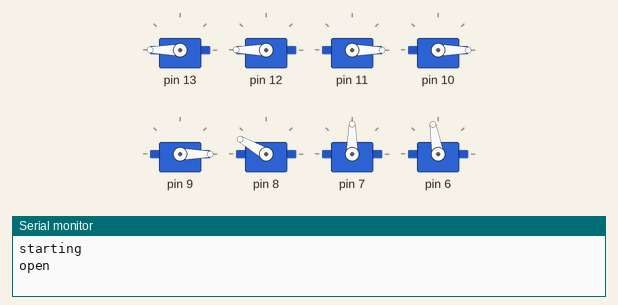
Recording of a sketch running on a simulated Arduino Uno, built with avr-gcc and run on an emulated ATmega328P. On the bench: 8 × servo, the last lines printed to the serial monitor.

Above: at 0.05 s.
At 4.0 s:
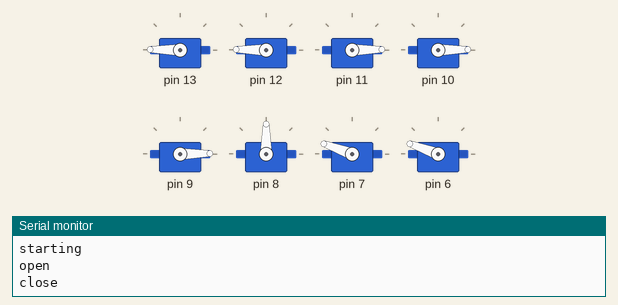
Timing chart, 0 to 5.2 s (numbered marks = the images above):
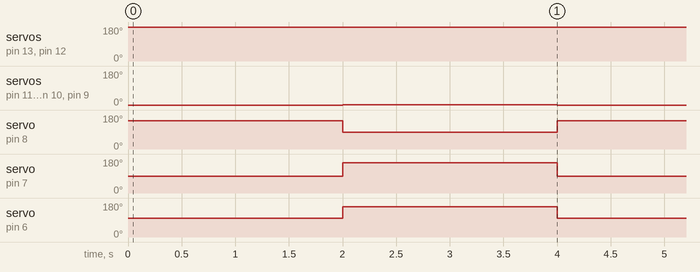

The sketch:

servo_test.ino
```cpp
#include <Servo.h>
#include "../hand_movement.h"

void setup() {
  // put your setup code here, to run once:
  Serial.begin(9600);

  setup_hand();

  Serial.println("starting");
}

void loop() {
  // put your main code here, to run repeatedly:
  open_hand();
  delay(2000);

  close_hand();
  delay(2000);
}
```

Measured:
- by itself, servo on pin 13, servo on pin 12: alternates 180° for 2.0 s and 179° for 2.0 s
- by itself, servo on pin 11, servo on pin 10, servo on pin 9: alternates 1° for 2.0 s and 0° for 2.0 s
- by itself, servo on pin 8: alternates 150° for 2.0 s and 90° for 2.0 s
- by itself, servo on pin 7: alternates 160° for 2.0 s and 90° for 2.0 s
- by itself, servo on pin 6: alternates 160° for 2.0 s and 100° for 2.0 s
